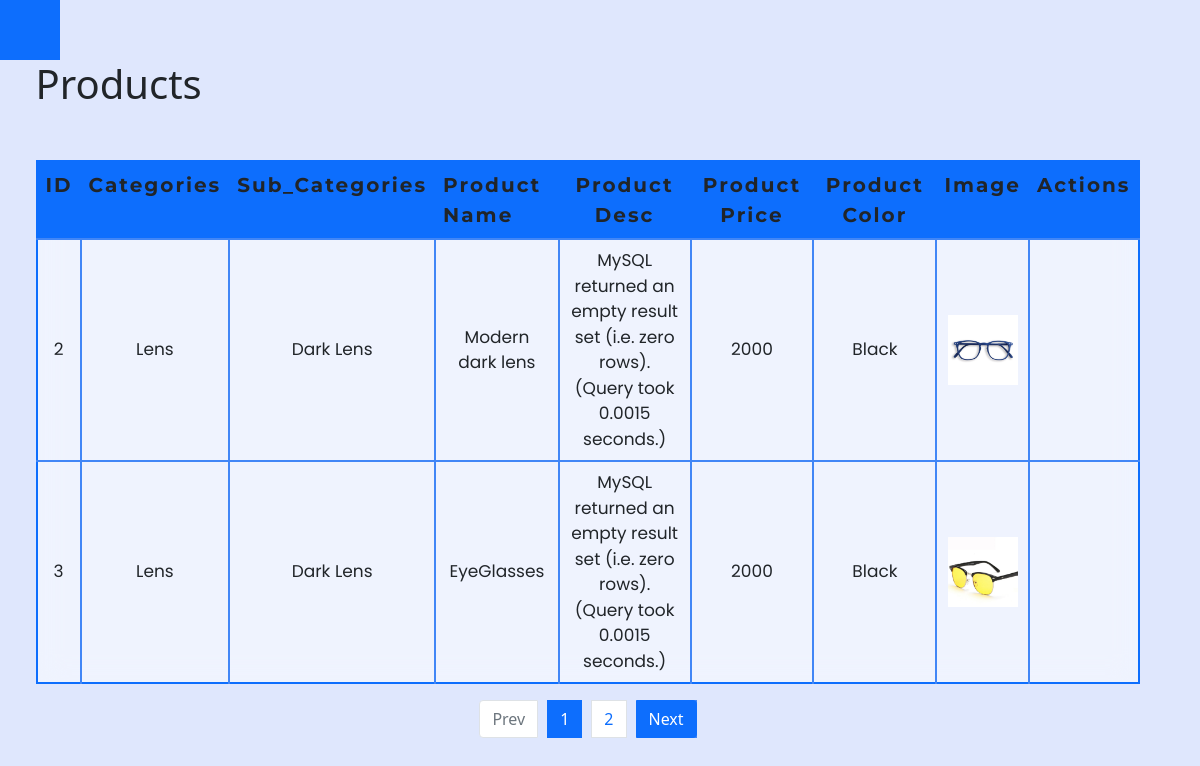
The app's page /admin/products.php (signed in) with its own data.
### tables this page shows
CREATE TABLE `products` (
  `Sub_catg_ID` int(11) NOT NULL,
  `P_Name` text NOT NULL,
  `P_Desc` text NOT NULL,
  `P_price` varchar(255) NOT NULL,
  `color` varchar(255) NOT NULL,
  `Img_name` text NOT NULL,
  `ID` int(11) NOT NULL
);

CREATE TABLE `categories` (
  `ID` int(11) NOT NULL,
  `Categories_name` varchar(255) NOT NULL,
  `totalSub_catg` int(11) NOT NULL
);

CREATE TABLE `sub_categories` (
  `ID` int(11) NOT NULL,
  `Catg_ID` int(255) NOT NULL,
  `totalProducts` int(11) NOT NULL,
  `Sub_catg_name` varchar(255) NOT NULL
);

### dbh/conn.php (called while the page is built, shortened)
<?php
function ENC($string, $action = 'encrypt')
{
  $encrypt_method = "AES-256-CBC";
  $secret_key = 'ZvOLdaDY4222yxiAVQuD3xg9bjbJ';
  $secret_iv = 'B7hm482C0zj';
  $key = hash('sha256', $secret_key);
  $iv = substr(hash('sha256', $secret_iv), 0, 16);
  if ($action == 'encrypt') {
    $output = openssl_encrypt($string, $encrypt_method, $key, 0, $iv);
    $output = base64_encode($output);
  } else if ($action == 'decrypt') {
    $output = openssl_decrypt(base64_decode($string), $encrypt_method, $key, 0, $iv);
  }
  return $output;
}

### admin/products.php (the view, shortened to what this page needs)
<?php
 include_once '../dbh/conn.php';
 if(!isset($_SESSION['role'])){
    header("Location: ../login.php");
 }else{
?>
<!DOCTYPE html>
    <html lang="en" style="height:100vh;background-color: #dfe7fd">
    <head>
        <link rel="stylesheet" href="../css/dash.css" />
        <link href="https://cdn.jsdelivr.net/npm/bootstrap@5.0.2/dist/css/bootstrap.min.css" rel="stylesheet" />
    </head>
    <body class="h-100">
        <div class="main h-100" style="background-color: #dfe7fd;">
        <?php
        include_once '../includes/slidebar.php';
        ?>
            <div class="container-fluid">
                <div class="row w-100 d-flex align-items-start justify-content-center ">
                    <div class="col-12 t-overflow">
                        <p class="h1">Products</p>
                        <div class="buttons">
                            <button class="ms-3 outterbutton insert" data-bs-toggle="modal" data-bs-target="#exampleModal"><i class="fal fa-plus-circle align-middle"></i></button>
                        </div>
                        <table class="table" cellspacing="0" style="box-shadow: none;border: 2px solid #0d6efd;">
                            <tr class="bg-primary">
                                <th class="text-center">ID</th>
                                <th class="text-center">Categories</th>
                                <th>Sub_Categories</th>
                                <th>Product Name</th>
                                <th class="text-center">Product Desc</th>
                                <th class="text-center">Product Price</th>
                                <th class="text-center">Product Color</th>
                                <th>Image</th>
                                <th>Actions</th>
                            </tr>
                            <?php
                            if(isset($_GET['page'])){
                                $page = $_GET['page'];
                            }else{
                                $page = 1;
                            }
                            $limit = 2;
                            $offset = ($page - 1) * $limit;
                            $sql = "SELECT
                            cg.ID as prod_id,
                            sc.ID sub_id,
                            c.Categories_name,
                            sc.Sub_catg_name,
                            cg.P_Name,
                            cg.P_Desc,
                            cg.P_price,
                            cg.color,
                            cg.Img_name
                        FROM
                            products cg
                        INNER JOIN sub_categories sc ON
                            cg.Sub_catg_ID = sc.ID
                        INNER JOIN categories c ON
                            sc.Catg_ID = c.ID
                        LIMIT  {$offset},{$limit};";
                            $result = mysqli_query($conn,$sql) or die("Query Unsuccessfull".$sql);
                            if(mysqli_num_rows($result) > 0){
                                while($rows = mysqli_fetch_assoc($result)){
                            ?>
                            <tr>
                                <td class="text-center align-middle"><?php echo $rows['prod_id']?></td>
                                <td class="text-center align-middle"><?php echo ENC($rows['Categories_name'],'decrypt')?></td>
                                <td class="text-center align-middle"><?php echo ENC($rows['Sub_catg_name'],'decrypt')?></td>
                                <td class="text-center align-middle"><?php echo ENC($rows['P_Name'],'decrypt')?></td>
                                <td class="text-centerr align-middle"><?php echo ENC($rows['P_Desc'],'decrypt')?></td>
                                <td class="text-center align-middle"><?php echo ENC($rows['P_price'],'decrypt')?></td>
                                <td class="text-center align-middle"><?php echo ENC($rows['color'],'decrypt')?></td>
                                <td class="text-center align-middle"><img class="align-middle"src="../uploads/<?php echo ENC($rows['Img_name'],'decrypt')?>" alt="" srcset="" width=70px></td>
                                <td class="d-flex justify-content-center align-items-center align-middle text-center h-100 p-4">
                                    <form action="../operations/delete.php" method="POST" class="delete-form ms-2">
                                        <button name="delete_products" value="submit" class="innerbutton"><i class="far fa-eraser delete"></i></button>
                                    </form>
                                </td>
                            </tr>
                            <?php
                                }
                            }else if(mysqli_num_rows($result) == 0){
                                $sql1 = "ALTER TABLE products AUTO_INCREMENT = 1;";
                                mysqli_query($conn,$sql1) or die("Query Unsuccessfull");
                            }
                            ?>
                        </table>
                        <?php
                        $sql1 = "SELECT * FROM products;";
                        $result1 = mysqli_query($conn,$sql1) or die("Query Unsuccessfull");
                        if(mysqli_num_rows($result1) > 0){
                            $totalrecords = mysqli_num_rows($result1);
                            $totalpages = ceil($totalrecords / $limit);
                            echo'<nav aria-label="Page navigation example">
                            <ul class="pagination justify-content-center">';
                            if($page > 1){
                                echo '<li class="page-item active"><a class="page-link" href="products.php?page='.($page - 1).'">Prev</a></li>';
                            }else{
                                echo '<li class="page-item disabled" ><a class="page-link" href="#">Prev</a></li>';
                            }
                            for($i = 1; $i <= $totalpages; $i++){
                                if($page == $i){
                                    $active = 'active';
                                }else{
                                    $active = '';
                                }
                                echo '<li class="page-item '.$active.'"><a class="page-link" href="products.php?page='.$i.'">'.$i.'</a></li>';
                            }
                            if($page < $totalpages){
                                echo '<li class="page-item active"><a class="page-link" href="products.php?page='.($page + 1).'">Next</a></li>';
                            }else{
                                echo '<li class="page-item disabled" ><a class="page-link" href="#">Next</a></li>';
                            }
                            echo '   </ul>
                            </nav>';
                        }
                        ?>
                    </div>
                </div>
            </div>
    </body>
    </html>
    <?php
    }
    ?>

### includes/slidebar.php (shortened to what this page needs)
<i class="fad fa-bars bg-primary open"></i>

### css/dash.css (style rules this page uses)
.open { color: rgb(255, 255, 255); width: 60px; height: 60px; display: flex !important; align-items: center; justify-content: center; font-size: 27px; cursor: pointer; }
table { overflow-y: auto; margin: 20px auto; background: rgba(255, 255, 255, 0.5); box-shadow: 0 8px 32px 0 rgb(31 38 135 / 37%); backdrop-filter: blur(15px); -webkit-backdrop-filter: blur(15px); border-collapse: collapse !important; }
th { padding: 10px; text-transform: capitalize; font-family: cursive; font-family: "Montserrat", sans-serif; font-size: 20px; background-color: #4186f6; letter-spacing: 2px; }
tr:not(:last-child) { border-bottom: 2px solid #4186f6 !important; }
.table>:not(caption)>*>* { border-bottom-width: 0 !important; }
td { padding: 10px; text-align: center; font-size: 17px; font-family: "Poppins", sans-serif; font-weight: 400; max-width: 260px; word-wrap: break-word; }
td:not(:last-child) { border-right: 2px solid #4186f6; }
.pagination>li.active { background-color: #4186f6; }
.page-item:not(:last-child) { margin-right: 10px; }
.outterbutton { border: none; background: transparent; font-size: 25px; cursor: pointer; }
.outterbutton:first-child { color: #0dbe0d; font-size: 28px; }
.innerbutton { text-decoration: none; color: black; border: none; cursor: pointer; background: transparent; text-align: center; font-size: 22px; }
.innerbutton:last-child { color: red; }
.t-overflow { max-width: 96% !important; overflow-x: scroll !important; }
@media (min-width:1000px) { html { height: 100vh; } }

### records on screen
products: ID "2", categories.Categories_name "Lens", Sub_catg_ID.Sub_catg_name "Dark Lens", P_Name "Modern dark lens", P_Desc "MySQL returned an empty result set (i.e. zero rows). (Query took 0.0015 seconds.)", P_price "2000", color "Black", shows a picture
products: ID "3", categories.Categories_name "Lens", Sub_catg_ID.Sub_catg_name "Dark Lens", P_Name "EyeGlasses", P_Desc "MySQL returned an empty result set (i.e. zero rows). (Query took 0.0015 seconds.)", P_price "2000", color "Black", shows a picture
